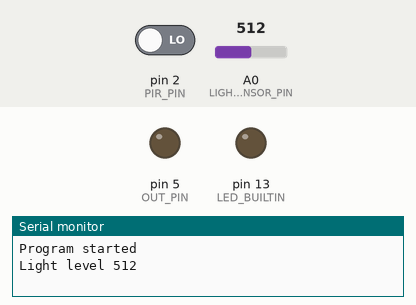
This program was run on a simulated Arduino Nano, built with avr-gcc and run on an emulated ATmega328P. Shown: output pins drawn as LEDs (lit = HIGH), the last lines printed to the serial monitor. Inputs (shaded band) come from the test bench; at power-on: pin 2 (PIR_PIN) LOW, A0 (LIGHT_SENSOR_PIN) = 512.

Above: at 1.2 s.
1.3 s: pin 2 (PIR_PIN) driven HIGH
At 1.8 s:
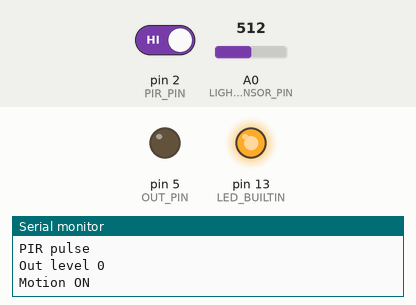
Timing chart, 0 to 4.3 s (numbered marks = the images above; inputs shaded):
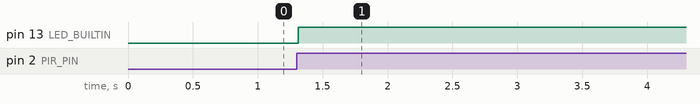

The program:

main.cpp
```cpp
#include <Arduino.h>
#include "config.h"

bool motionDetected = false;
int lightLevel = 0;
bool _lightState = false;
int _outLevel = 0;

void adjustLight(void) {
  int l;
  for(l = 0; l <=255;l++) {
    analogWrite(OUT_PIN,l);
    delay(10);
    int ll = 1024 - analogRead(LIGHT_SENSOR_PIN);
    if(ll > LIGHT_LEVEL) break;

  }
    Serial.print("Out level ");Serial.println(l);
}

void light(bool state){
    if(state == _lightState) return;
    _lightState = state;
    if(!state) {
      analogWrite(OUT_PIN, 0);
      _outLevel = 0;
    }
    else {
      adjustLight();
    }
    digitalWrite(LED_BUILTIN, state);
}

void pirLoop(){
  static bool state = false;
  static unsigned long pulseTime=0;
  unsigned long t = millis() /1000;
  if(motionDetected && ((t - pulseTime) > MOTION_PAUSE)){
    pulseTime = 0;
    Serial.println("Motion OFF");
    motionDetected = false;
    light(false);
  }

  bool s = digitalRead(PIR_PIN);
  if(s != state)  {
   state = s;
   if(state) {
    Serial.println("PIR pulse");
        light(true);
    state = true;
    pulseTime = t;
    if(!motionDetected) {
      motionDetected = true;
      Serial.println("Motion ON");
   }
   }
  }
}


void setup() {
  Serial.begin(115200);
  pinMode(PIR_PIN,INPUT);
  pinMode(OUT_PIN,OUTPUT);
  analogWrite(OUT_PIN,0);
  pinMode(LED_BUILTIN,OUTPUT);
  digitalWrite(LED_BUILTIN,LOW);
  pinMode(LIGHT_SENSOR_PIN,INPUT);
  Serial.println("Program started");
}

void loop() {
  static unsigned long curTime = 0;
  unsigned long t = millis() / 1000;
  if(t > curTime) {
    curTime = t;
    lightLevel = 1024 - analogRead(LIGHT_SENSOR_PIN);
    Serial.print("Light level ");Serial.println(lightLevel);
  }
  pirLoop();
}
```

config.h
```cpp
#define PIR_PIN 2 // Вход датчика движения
#define LIGHT_SENSOR_PIN A0 // вход датчика света
#define OUT_PIN 5 // выход управления светом
#define MOTION_PAUSE 180 // время сек. включения света после сигнала от датчика движения
//#define LIGHT_LEVEL 1000
#define LIGHT_LEVEL 15 // уровень освещения под который уровень освещенности
```

Measured:
- after the input at 1.3 s, pin 13 (LED_BUILTIN): LOW → HIGH at once
